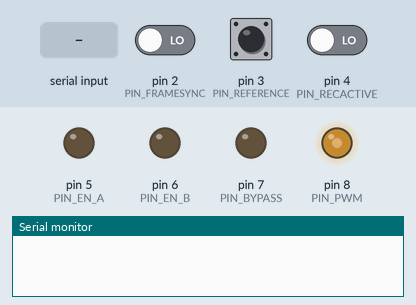
This sketch was run on a simulated Teensy 4. On the bench: output pins drawn as LEDs (lit = HIGH), the last lines printed to the serial monitor. The inputs (shaded band) are chosen by the test bench; at power-on: pin 2 (PIN_FRAMESYNC) LOW, pin 3 (PIN_REFERENCE) HIGH, pin 4 (PIN_RECACTIVE) LOW.

Above: at 1.2 s.
1.3 s: "R90\n" received over Serial
At 1.7 s:
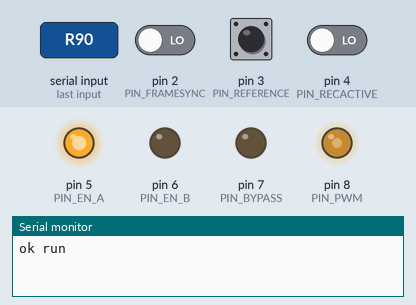
2.8 s: "O90\n" received over Serial
At 4.0 s:
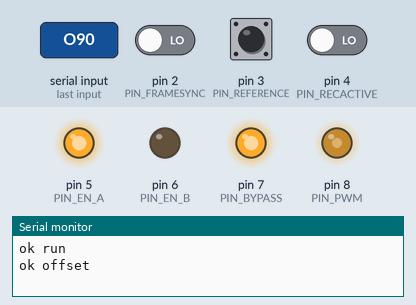
4.3 s: "B90\n" received over Serial
At 5.2 s:
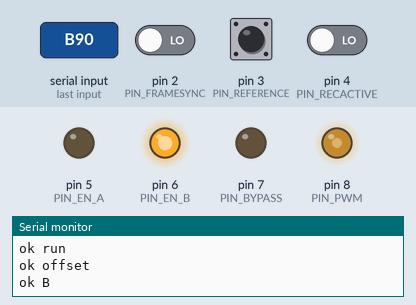
5.8 s: "R,45\n" received over Serial
At 6.4 s:
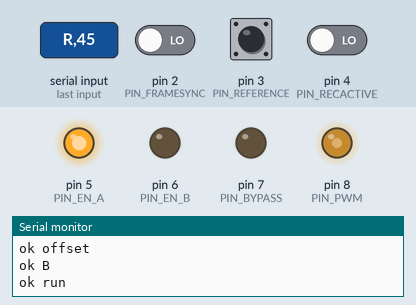
7.3 s: "O,45\n" received over Serial
At 8.7 s:
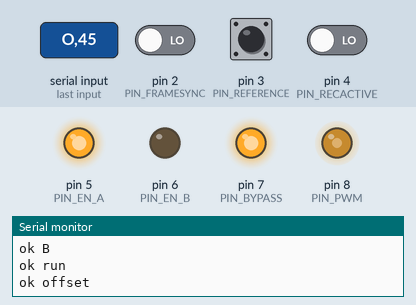
Timing chart, 0 to 9.8 s (numbered marks = the images above; inputs shaded):
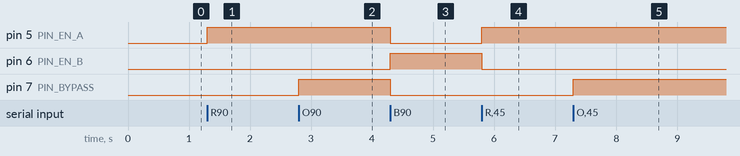

The sketch:

led_controller.ino
```cpp
// led_controller.ino - two-LED frame-by-frame switching for the heliCam C4 lock-in PPG.
//
// DRAFT, NOT YET TESTED ON HARDWARE.  Same state machine as c4ppg/controller.py
// (LedControllerModel), which the simulator and the tests run edge by edge.
//
// The camera is the only clock.  Its LockInReference (RTIO3, 1 kHz square) gates both
// LEDs through an external AND gate, so both are phase-locked to the demodulation:
//
//     LED_A_drive = RTIO3 AND EN_A          LED_B_drive = RTIO3 AND EN_B
//
// This sketch only drives EN_A / EN_B:
//   * RecordingActive rising edge  -> LED A  (every burst starts on A, even frames = A)
//   * LockInFrameSync rising edge  -> arm; after SWITCH_AFTER LockInReference rising edges
//                                     toggle A <-> B (lands in the 2 blank periods)
//
// Offset mode (for the I0/Q0 maps): same A/B alternation, but the enabled LED is driven
// at its modulated mean instead of being gated.  With a 0..full square wave the mean is
// 50 %, so OFFSET_PIN_x outputs a 50 % PWM far from the reference and its odd harmonics
// (an EVEN multiple of the 1 kHz reference, e.g. 62.5 kHz on a Teensy) and the gate is
// bypassed with the BYPASS line (wire: LED_x_drive = (RTIO3 AND EN_x AND !BYPASS) OR
// (PWM AND EN_x AND BYPASS)).  VERIFY that the demodulated amplitude is ~0 in this mode.
//
// Serial protocol (115200 baud, one command per line, reply "ok <mode>"):
//   R  run (A/B alternation, gated)       O  offset mode (A/B alternation, constant mean)
//   A  LED A only, gated (build step 4)   B  LED B only, gated
//   X  all LEDs off (default at power-up) S<n> set SWITCH_AFTER   ?  status
//
// Carrier: the reference interrupt runs at the carrier frequency (1 kHz default, up to tens of kHz).
// A Teensy 4.x handles 50 kHz interrupts easily; the AND gates and LED drivers must switch cleanly at
// the carrier (check rise/fall times on the scope - slow edges cost lock-in signal).
//
// Pin numbers are for a Teensy 4.x (5 V tolerant inputs need level shifting from the
// D3's 24 V / 5 V outputs - check the heliDriver D3 data sheet for the RTIO/DIO levels).

const uint8_t PIN_FRAMESYNC = 2;     // RTIO2 = LockInFrameSync
const uint8_t PIN_REFERENCE = 3;     // RTIO3 = LockInReference (also goes to the AND gates)
const uint8_t PIN_RECACTIVE = 4;     // DIO?  = RecordingActive (TODO: choose the D3 pin)
const uint8_t PIN_EN_A = 5;
const uint8_t PIN_EN_B = 6;
const uint8_t PIN_BYPASS = 7;        // HIGH = offset mode (PWM instead of the reference gate)
const uint8_t PIN_PWM = 8;           // 50 % PWM for offset mode

volatile uint16_t switchAfter = 11;  // middle of the blank after the FrameSync edge; the PC sends S<n>
                                     // when the carrier changes (11 at 1 kHz 20+2, 51 at 5..50 kHz)
volatile bool armed = false;
volatile uint16_t count = 0;
volatile char led = 'A';
volatile char mode = 'X';            // X off, R run, O offset, A, B
volatile uint32_t frames = 0, bursts = 0;

static inline void applyOutputs() {
  bool alt = (mode == 'R' || mode == 'O');
  char lit = alt ? led : mode;
  digitalWriteFast(PIN_EN_A, lit == 'A' && mode != 'X');
  digitalWriteFast(PIN_EN_B, lit == 'B' && mode != 'X');
  digitalWriteFast(PIN_BYPASS, mode == 'O');
}

void onRecordingActive() {            // burst start
  led = 'A';
  armed = false;
  count = 0;
  bursts++;
  applyOutputs();
}

void onFrameSync() {                  // centre of each frame
  armed = true;
  count = 0;
  frames++;
}

void onReference() {                  // every reference period
  if (!armed) return;
  if (++count >= switchAfter) {
    armed = false;
    if (mode == 'R' || mode == 'O') {
      led = (led == 'A') ? 'B' : 'A';
      applyOutputs();
    }
  }
}

void setup() {
  pinMode(PIN_FRAMESYNC, INPUT);
  pinMode(PIN_REFERENCE, INPUT);
  pinMode(PIN_RECACTIVE, INPUT);
  pinMode(PIN_EN_A, OUTPUT);
  pinMode(PIN_EN_B, OUTPUT);
  pinMode(PIN_BYPASS, OUTPUT);
  analogWriteFrequency(PIN_PWM, 62500);   // even multiple of 1 kHz: rejected by the lock-in
  analogWrite(PIN_PWM, 128);
  applyOutputs();
  attachInterrupt(digitalPinToInterrupt(PIN_FRAMESYNC), onFrameSync, RISING);
  attachInterrupt(digitalPinToInterrupt(PIN_REFERENCE), onReference, RISING);
  attachInterrupt(digitalPinToInterrupt(PIN_RECACTIVE), onRecordingActive, RISING);
  Serial.begin(115200);
}

void loop() {
  if (!Serial.available()) return;
  String cmd = Serial.readStringUntil('\n');
  cmd.trim();
  if (cmd.length() == 0) return;
  char c = cmd.charAt(0);
  noInterrupts();
  switch (c) {
    case 'R': case 'O': case 'A': case 'B': case 'X':
      mode = c; led = 'A'; armed = false; applyOutputs(); break;
    case 'S': switchAfter = (uint16_t)cmd.substring(1).toInt(); break;
    default: break;
  }
  interrupts();
  if (c == '?') {
    Serial.printf("ok %c led=%c switch_after=%u frames=%lu bursts=%lu\n", mode, led, switchAfter, frames, bursts);
  } else if (c == 'S') {
    Serial.printf("ok switch_after=%u\n", switchAfter);
  } else {
    const char *names[] = {"run", "offset", "A", "B", "off"};
    const char *n = c == 'R' ? names[0] : c == 'O' ? names[1] : c == 'A' ? names[2] : c == 'B' ? names[3]
                  : c == 'X' ? names[4] : "?";
    Serial.printf("ok %s\n", n);
  }
}
```

Measured:
- after the input at 1.3 s, pin 5 (PIN_EN_A): LOW → HIGH at once
- after the input at 2.8 s, pin 7 (PIN_BYPASS): LOW → HIGH at once
- after the input at 4.3 s, pin 5 (PIN_EN_A), pin 7 (PIN_BYPASS): HIGH → LOW at once; pin 6 (PIN_EN_B): LOW → HIGH at once
- after the input at 5.8 s, pin 5 (PIN_EN_A): LOW → HIGH at once; pin 6 (PIN_EN_B): HIGH → LOW at once
- after the input at 7.3 s, pin 7 (PIN_BYPASS): LOW → HIGH at once
